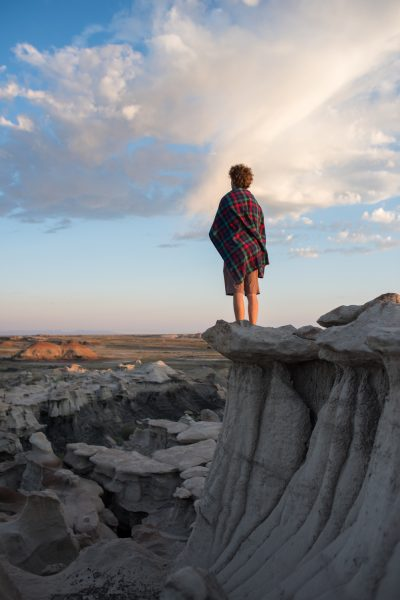
#> input picture chap6/6.2_opencv_basic/img/faraway.jpg, 400 x 600 px
$ python run_augmentation.py ../6.2_opencv_basic/img out 3   (older library calls are emulated)
#> lines starting #> are read from the running program, lines starting #| are printed output that depends on the picture
### chap6/data_augmentation/image_augmentation.py
import numpy as np
import cv2

'''
定义裁剪函数，四个参数分别是：
左上角横坐标x0
左上角纵坐标y0
裁剪宽度w
裁剪高度h
'''
crop_image = lambda img, x0, y0, w, h: img[y0:y0+h, x0:x0+w]

'''
随机裁剪
area_ratio为裁剪画面占原画面的比例（面积比例）
hw_vari是扰动占原高宽比的比例范围
'''
def random_crop(img, area_ratio, hw_vari):
    h, w = img.shape[:2]
    hw_delta = np.random.uniform(-hw_vari, hw_vari)
    hw_mult = 1 + hw_delta
    w_crop = int(round(w*np.sqrt(area_ratio*hw_mult)))
    if w_crop > w - 2:
        w_crop = w - 2
    h_crop = int(round(h*np.sqrt(area_ratio/hw_mult)))
    if h_crop > h - 2:
        h_crop = h - 2
    # 随机产生剪彩的起始坐标（剪彩图片的左上角坐标）
    # 不能超出(0, w-w_crop-1/h-h_crop-1)
    x0 = np.random.randint(0, w-w_crop-1)
    y0 = np.random.randint(0, h-h_crop-1)
    return crop_image(img, x0, y0, w_crop, h_crop)

'''
定义旋转函数：
angle是逆时针旋转的角度
crop是个布尔值，表明是否要裁剪去除黑边
'''
def rotate_image(img, angle, crop):
    h, w = img.shape[:2]
    angle %= 360

    # 用OpenCV内置函数计算仿射矩阵
    # getRotationMatrix2D() 返回旋转矩阵
    # 第一个参数是，旋转的中心位置
    # 第二个参数是，逆时针旋转的角度
    # 第三个参数是，缩放倍数
    M_rotate = cv2.getRotationMatrix2D((w/2, h/2), angle, 1)

    # 得到旋转后的图像
    img_rotated = cv2.warpAffine(img, M_rotate, (w, h))

    # 如果需要裁剪去除黑边
    if crop:
        # 对于裁剪角度的等效周期是180°
        angle_crop = angle % 180

        # 并且关于90°对称
        if angle_crop > 90:
            angle_crop = 180 - angle_crop

        # 转化角度为弧度
        theta = angle_crop * np.pi / 180.0

        # 计算高宽比
        hw_ratio = float(h) / float(w)

        # 计算裁剪边长系数的分子项
        tan_theta = np.tan(theta)
        numerator = np.cos(theta) + np.sin(theta) * tan_theta

        # 计算分母项中和宽高比相关的项
        r = hw_ratio if h > w else 1 / hw_ratio

        # 计算分母项
        denominator = r * tan_theta + 1

        # 计算最终的边长系数
        crop_mult = numerator / denominator

        # 得到裁剪区域
        w_crop = int(round(crop_mult*w))
        h_crop = int(round(crop_mult*h))
        x0 = int((w-w_crop)/2)
        y0 = int((h-h_crop)/2)

        img_rotated = crop_image(img_rotated, x0, y0, w_crop, h_crop)

    return img_rotated

'''
随机旋转
angle_vari是旋转角度的范围[-angle_vari, angle_vari]
p_crop是要进行去黑边裁剪的比例
'''
def random_rotate(img, angle_vari, p_crop):
    angle = np.random.uniform(-angle_vari, angle_vari)
    crop = False if np.random.random() > p_crop else True
    return rotate_image(img, angle, crop)

'''
定义hsv变换函数：
hue_delta是色调变化比例
sat_delta是饱和度变化比例
val_delta是明度变化比例
'''
def hsv_transform(img, hue_delta, sat_mult, val_mult):
    img_hsv = cv2.cvtColor(img, cv2.COLOR_BGR2HSV).astype(np.float)
    img_hsv[:, :, 0] = (img_hsv[:, :, 0] + hue_delta) % 180
    img_hsv[:, :, 1] *= sat_mult
    img_hsv[:, :, 2] *= val_mult
    img_hsv[img_hsv > 255] = 255
    return cv2.cvtColor(np.round(img_hsv).astype(np.uint8), cv2.COLOR_HSV2BGR)

'''
随机hsv变换
hue_vari是色调变化比例的范围
sat_vari是饱和度变化比例的范围
val_vari是明度变化比例的范围
'''
def random_hsv_transform(img, hue_vari, sat_vari, val_vari):
    hue_delta = np.random.randint(-hue_vari, hue_vari)
    sat_mult = 1 + np.random.uniform(-sat_vari, sat_vari)
    val_mult = 1 + np.random.uniform(-val_vari, val_vari)
    return hsv_transform(img, hue_delta, sat_mult, val_mult)

'''
定义gamma变换函数：
gamma就是Gamma
'''
def gamma_transform(img, gamma):
    gamma_table = [np.power(x / 255.0, gamma) * 255.0 for x in range(256)]
    gamma_table = np.round(np.array(gamma_table)).astype(np.uint8)
    return cv2.LUT(img, gamma_table)

'''
随机gamma变换
gamma_vari是Gamma变化的范围[1/gamma_vari, gamma_vari)

使用求log，是因为从[0.5, 2]均匀分布取一个数大于1的概率很大，求log之后均等
'''
def random_gamma_transform(img, gamma_vari):
    log_gamma_vari = np.log(gamma_vari)
    alpha = np.random.uniform(-log_gamma_vari, log_gamma_vari)
    gamma = np.exp(alpha)
    return gamma_transform(img, gamma)

### chap6/data_augmentation/run_augmentation.py
import os
import argparse
import random
import math
from multiprocessing import Process
from multiprocessing import cpu_count

import cv2

# 导入image_augmentation.py为一个可调用模块
import image_augmentation as ia

# 利用Python的argparse模块读取输入输出和各种扰动参数
def parse_args():
    parser = argparse.ArgumentParser(
        description='A Simple Image Data Augmentation Tool',
        formatter_class=argparse.ArgumentDefaultsHelpFormatter)

    parser.add_argument('input_dir',
                        help='Directory containing images')
    parser.add_argument('output_dir',
                        help='Directory for augmented images')
    parser.add_argument('num',
                        help='Number of images to be augmented',
                        type=int)

    parser.add_argument('--num_procs',
                        help='Number of processes for paralleled augmentation',
                        type=int, default=cpu_count())

    parser.add_argument('--p_mirror',
                        help='Ratio to mirror an image',
                        type=float, default=0.5)

    parser.add_argument('--p_crop',
                        help='Ratio to randomly crop an image',
                        type=float, default=1.0)
    parser.add_argument('--crop_size',
                        help='The ratio of cropped image size to original image size, in area',
                        type=float, default=0.8)
    parser.add_argument('--crop_hw_vari',
                        help='Variation of h/w ratio',
                        type=float, default=0.1)

    parser.add_argument('--p_rotate',
                        help='Ratio to randomly rotate an image',
                        type=float, default=1.0)
    parser.add_argument('--p_rotate_crop',
                        help='Ratio to crop out the empty part in a rotated image',
                        type=float, default=1.0)
    parser.add_argument('--rotate_angle_vari',
                        help='Variation range of rotate angle',
                        type=float, default=10.0)

    parser.add_argument('--p_hsv',
                        help='Ratio to randomly change gamma of an image',
                        type=float, default=1.0)
    parser.add_argument('--hue_vari',
                        help='Variation of hue',
                        type=int, default=10)
    parser.add_argument('--sat_vari',
                        help='Variation of saturation',
                        type=float, default=0.1)
    parser.add_argument('--val_vari',
                        help='Variation of value',
                        type=float, default=0.1)

    parser.add_argument('--p_gamma',
                        help='Ratio to randomly change gamma of an image',
                        type=float, default=1.0)
    parser.add_argument('--gamma_vari',
                        help='Variation of gamma',
                        type=float, default=2.0)

    args = parser.parse_args()
    args.input_dir = args.input_dir.rstrip('/')
    args.output_dir = args.output_dir.rstrip('/')

    return args

'''
根据进程数和要增加的目标图片数，
生成每个进程要处理的文件列表和每个文件要增加的数目
'''
def generate_image_list(args):
    # 获取所有文件名和文件总数
    filenames = os.listdir(args.input_dir)
    num_imgs = len(filenames)

    # 计算平均处理的数目并向下取整
    num_ave_aug = int(math.floor(args.num/num_imgs))

    # 剩下的部分不足平均分配到每一个文件，所以做成一个随机幸运列表
    # 对于幸运的文件就多增加一个，凑够指定的数目
    rem = args.num - num_ave_aug*num_imgs
    lucky_seq = [True]*rem + [False]*(num_imgs-rem)
    random.shuffle(lucky_seq)

    # 根据平均分配和幸运表策略，
    # 生成每个文件的全路径和对应要增加的数目并放到一个list里
    img_list = [
        (os.sep.join([args.input_dir, filename]), num_ave_aug+1 if lucky else num_ave_aug)
        for filename, lucky in zip(filenames, lucky_seq)
    ]

    # 文件可能大小不一，处理时间也不一样，
    # 所以随机打乱，尽可能保证处理时间均匀
    random.shuffle(img_list)

    # 生成每个进程的文件列表，
    # 尽可能均匀地划分每个进程要处理的数目
    length = float(num_imgs) / float(args.num_procs)
    indices = [int(round(i * length)) for i in range(args.num_procs + 1)]
    return [img_list[indices[i]:indices[i + 1]] for i in range(args.num_procs)]

# 每个进程内调用图像处理函数进行扰动的函数
def augment_images(filelist, args):
    # 遍历所有列表内的文件
    for filepath, n in filelist:
        img = cv2.imread(filepath)
        filename = filepath.split(os.sep)[-1]
        dot_pos = filename.rfind('.')

        # 获取文件名和后缀名
        imgname = filename[:dot_pos]
        ext = filename[dot_pos:]

        print('Augmenting {} ...'.format(filename))
        for i in range(n):
            img_varied = img.copy()

            # 扰动后文件名的前缀
            varied_imgname = '{}_{:0>3d}_'.format(imgname, i)

            # 按照比例随机对图像进行镜像
            if random.random() < args.p_mirror:
			    # 利用numpy.fliplr(img_varied)也能实现
                img_varied = cv2.flip(img_varied, 1)
                varied_imgname += 'm'

            # 按照比例随机对图像进行裁剪
            if random.random() < args.p_crop:
                img_varied = ia.random_crop(
                    img_varied,
                    args.crop_size,
                    args.crop_hw_vari)
                varied_imgname += 'c'

            # 按照比例随机对图像进行旋转
            if random.random() < args.p_rotate:
                img_varied = ia.random_rotate(
                    img_varied,
                    args.rotate_angle_vari,
                    args.p_rotate_crop)
                varied_imgname += 'r'

            # 按照比例随机对图像进行HSV扰动
            if random.random() < args.p_hsv:
                img_varied = ia.random_hsv_transform(
                    img_varied,
                    args.hue_vari,
                    args.sat_vari,
                    args.val_vari)
                varied_imgname += 'h'

            # 按照比例随机对图像进行Gamma扰动
            if random.random() < args.p_gamma:
                img_varied = ia.random_gamma_transform(
                    img_varied,
                    args.gamma_vari)
                varied_imgname += 'g'

            # 生成扰动后的文件名并保存在指定的路径
            output_filepath = os.sep.join([
                args.output_dir,
                '{}{}'.format(varied_imgname, ext)])
            cv2.imwrite(output_filepath, img_varied)

# 主函数
def main():
    # 获取输入输出和变换选项
    args = parse_args()
    params_str = str(args)[10:-1]

    # 如果输出文件夹不存在，则建立文件夹
    if not os.path.exists(args.output_dir):
        os.mkdir(args.output_dir)

    print('Starting image data augmentation for {}\n'
          'with\n{}\n'.format(args.input_dir, params_str))

    # 生成每个进程要处理的列表
    sublists = generate_image_list(args)

    # 创建进程
    processes = [Process(target=augment_images, args=(x, args, )) for x in sublists]

    # 并行多进程处理
    for p in processes:
        p.start()
#> this loop made 2 passes
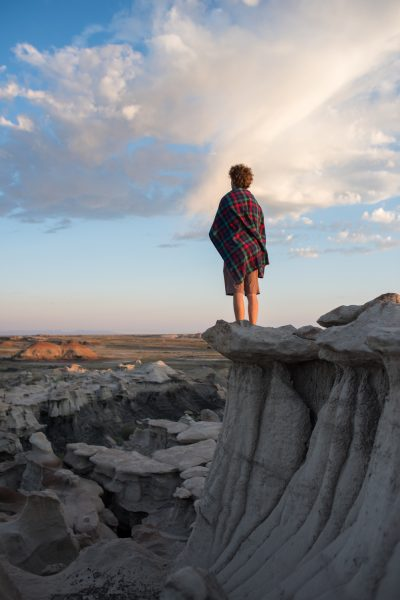
#> input picture chap6/6.2_opencv_basic/img/faraway.jpg, 400 x 600 px
#> pass 2, in augment_images (call 2), `cv2.imwrite(output_filepath, img_varied)`:
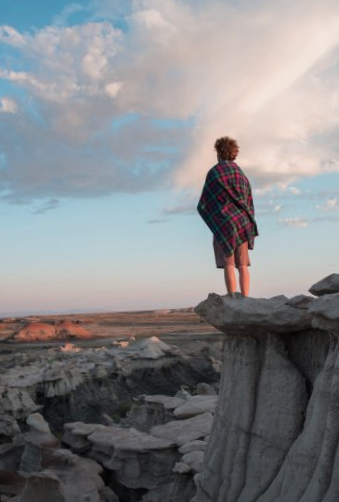
#> saved as faraway_000_crhg.jpg: shape (502, 339, 3); mean B, G, R 136.5, 133.7, 132.3
#> pass 2, in augment_images (call 2), `cv2.imwrite(output_filepath, img_varied)`:
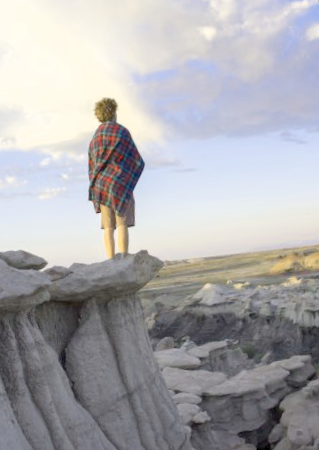
#> saved as faraway_001_mcrhg.jpg: shape (450, 319, 3); mean B, G, R 174.7, 171.9, 172.8
#> pass 2, in augment_images (call 2), `cv2.imwrite(output_filepath, img_varied)`:
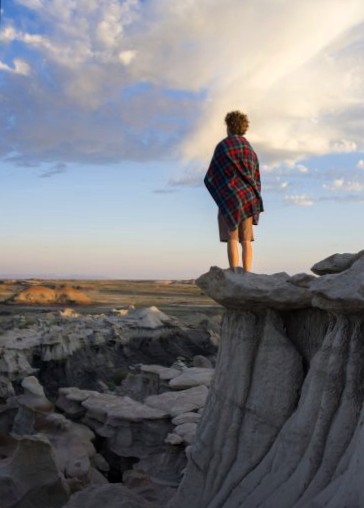
#> saved as faraway_002_crhg.jpg: shape (508, 364, 3); mean B, G, R 129.8, 125.7, 125.6

    for p in processes:
        p.join()

    print('\nDone!')

if __name__ == '__main__':
    main()
